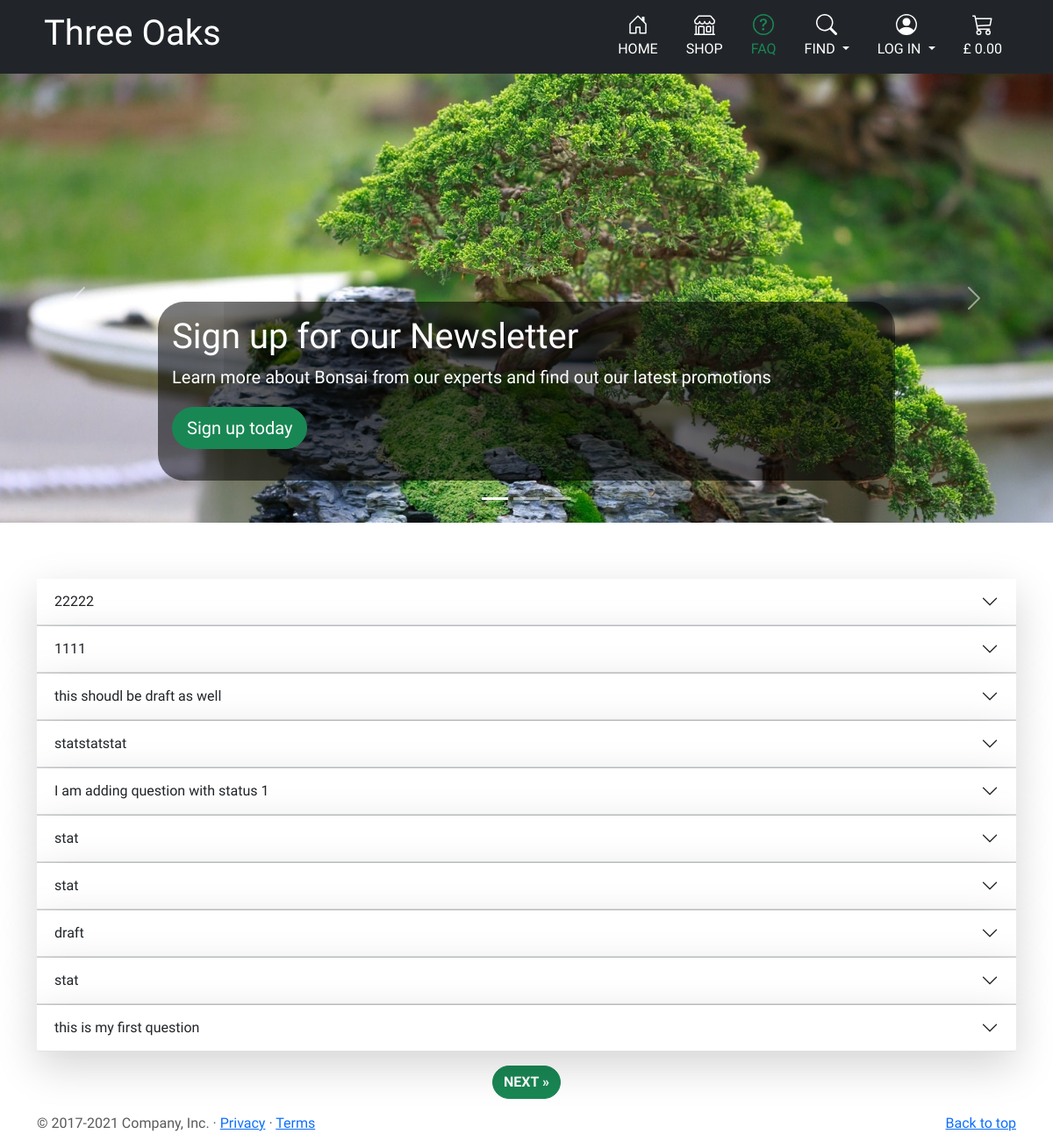
The app's page /questions/, older data.
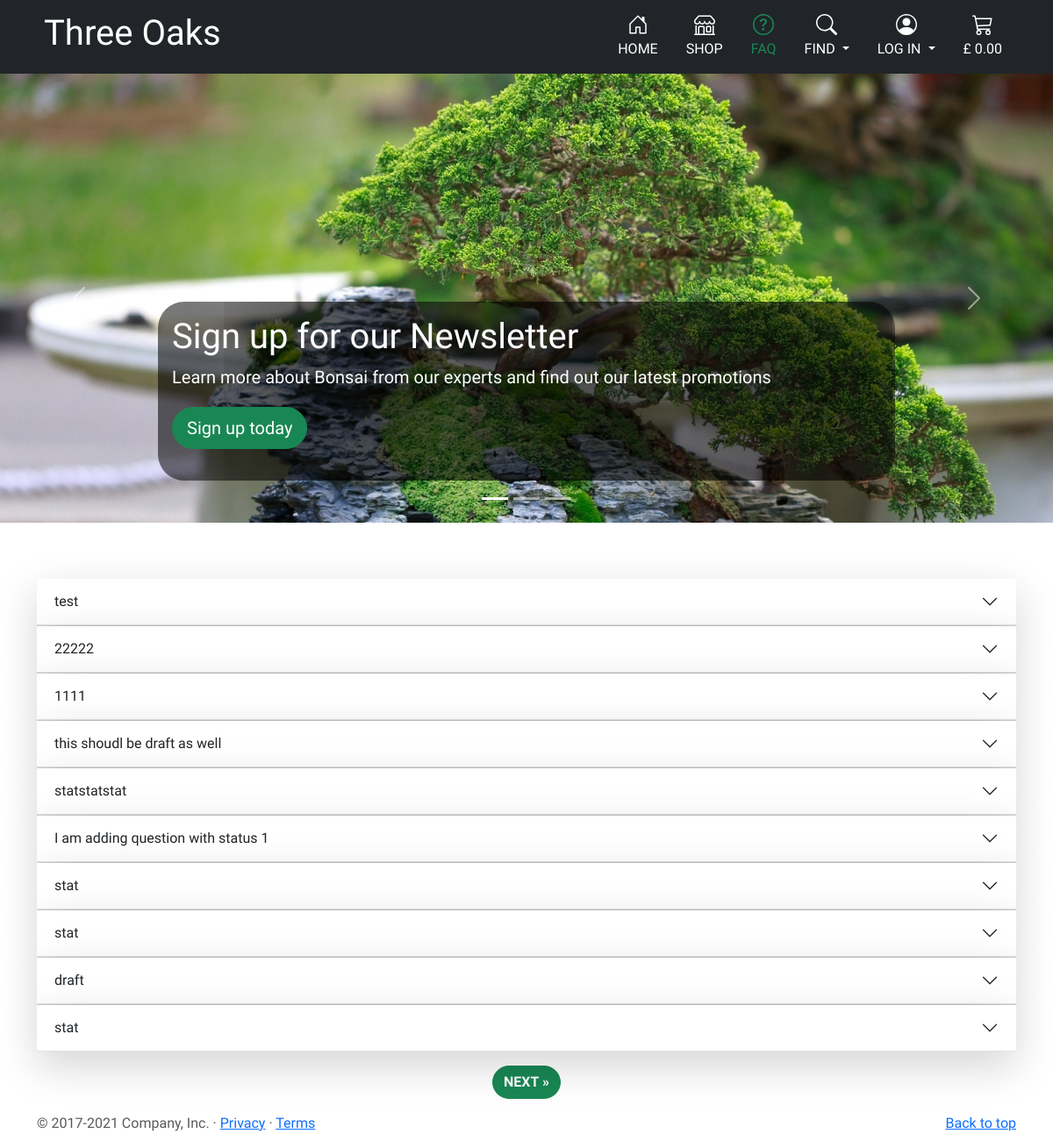
The same page, newer data.
### questions/models.py (models this page shows, shortened)
class Question(models.Model):
    header = models.CharField(max_length=254)
    detail = models.TextField()
    answer = models.TextField(blank=True)
    image_url = models.URLField(max_length=1024, null=True, blank=True)
    image = models.ImageField(null=True, blank=True)
    image_alt = models.CharField(max_length=254, null=True, blank=True)
    author = models.ForeignKey(User, on_delete=models.CASCADE,
                               related_name="questions")
    created_on = models.DateTimeField(auto_now=True, editable=False)
    updated_on = models.DateTimeField(auto_now=True, editable=False)
    status = models.IntegerField(choices=STATUS_CHOICES, default=0)
    class Meta:
        ordering = ['-created_on']

### questions/views.py (the view)
# urls.py: path('', views.QuestionsList.as_view(), name='questions'),
class QuestionsList(generic.ListView):
    model = Question
    queryset = Question.objects.filter(status=1).order_by('-created_on')
    template_name = 'questions/questions.html'
    paginate_by = 10

### trolley/contexts.py (called while the page is built, shortened)
def trolley_contents(request):
    trolley_items = []
    total = 0
    tree_count = 0
    trolley = request.session.get('trolley', {})
    if total < settings.FREE_DELIVERY_THRESHOLD:
        delivery = total * Decimal(settings.STANDARD_DELIVERY_PERCENTAGE / 100)
        free_delivery_delta = settings.FREE_DELIVERY_THRESHOLD - total
    else:
        delivery = 0
        free_delivery_delta = 0
    grand_total = delivery + total
    context = {
        'trolley_items': trolley_items,
        'total': total,
        'tree_count': tree_count,
        'delivery': delivery,
        'free_delivery_delta': free_delivery_delta,
        'free_delivery_threshold': settings.FREE_DELIVERY_THRESHOLD,
        'grand_total': grand_total,
    }
    return context

### questions/templates/questions/questions.html (shortened to what this page needs)
{% extends "base.html" %}
{% load static %}
{% block extra_css %}
<link rel="stylesheet" href="{% static 'questions/css/bootstrap-carusel.css' %}">
{% endblock %}
{% block content %}
<main class="">
  {% if user.is_authenticated %}
  {% include 'questions/includes/carousel_faq.html' %}
  {% else %}
  {% include '../includes/carousel.html' %}
  {% endif %}
  <div class="container marketing">
      <div class="accordion accordion-flush" id="list-of-questions">
        {% for question in question_list %}
        <div class="accordion-item">
          <h2 class="accordion-header" id="heading-{{ question.id }}">
            <button class="accordion-button collapsed border-bottom border-muted shadow-lg"
                    type="button" data-bs-toggle="collapse" data-bs-target="#question-id-{{ question.id }}"
                    aria-expanded="true" aria-controls="question-id-{{ question.id }}">
              {{ question.header }}
            </button>
          </h2>
        </div>
        {% empty %}
        <h4>We currenlty have no questions. Please feel welcome to ask us about bonsai.</h4>
        {% endfor %}
      </div>
    </div>
  {% if is_paginated %}
  <nav class="" aria-label="Page navigation">
    <ul class="pagination justify-content-center">
      {% if page_obj.has_next %}
      <li>
        <a class="btn btn-success rounded-pill mt-3 fw-bold" href="?page={{ page_obj.next_page_number }}" class="page-link"> NEXT &raquo;
        </a>
      </li>
      {% endif %}
    </ul>
  </nav>
  {% endif %}
</main>
  {% endblock %}

Row changes from the older to the newer data that the page shows:
no longer on this page (row unchanged): Question: header "this is my first question"
added Question: header "test"
